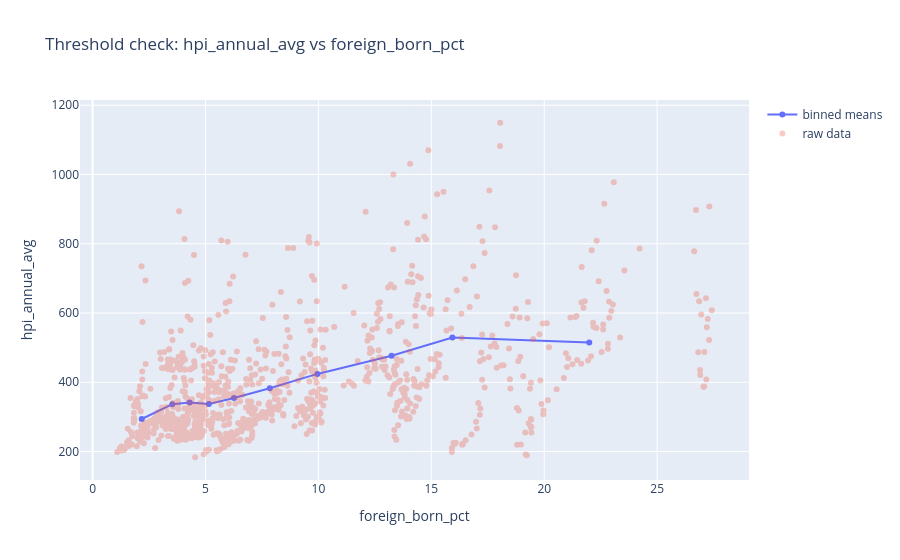

Here is the notebook cell this chart was saved with:
### Markdown cell above
## Deep-dive 3: Housing threshold

Is there a tipping point of foreign-born share above which home prices (HPI) jump?

### Code cell
from pipeline.patterns import run_pattern

results = run_pattern(
    datasets,
    pattern="threshold",
    outcome_var="hpi_annual_avg",
    predictor_var="foreign_born_pct",
)
print(results["summary"])
for fig in results.get("figures", []):
    fig.show()

### Figure 1 — Plotly figure (JSON) as saved in the notebook; plotly's stock layout.template omitted (floating-point values rounded to 4 significant figures; data arrays with more than 128 entries replaced by an {"elided": "..."} marker saying what was removed)
{"data": [{"mode": "lines+markers", "name": "binned means", "type": "scatter", "x": [2.176, 3.531, 4.298, 5.151, 6.261, 7.848, 9.956, 13.24, 15.93, 21.99], "y": [294.0, 336.8, 341.8, 337.1, 354.4, 383.0, 424.1, 476.4, 529.1, 514.6]}, {"mode": "markers", "name": "raw data", "opacity": 0.3, "type": "scatter", "x": {"elided": "918 float values"}, "y": {"elided": "918 float values"}}], "layout": {"title": {"text": "Threshold check: hpi_annual_avg vs foreign_born_pct"}, "xaxis": {"title": {"text": "foreign_born_pct"}}, "yaxis": {"title": {"text": "hpi_annual_avg"}}}}
